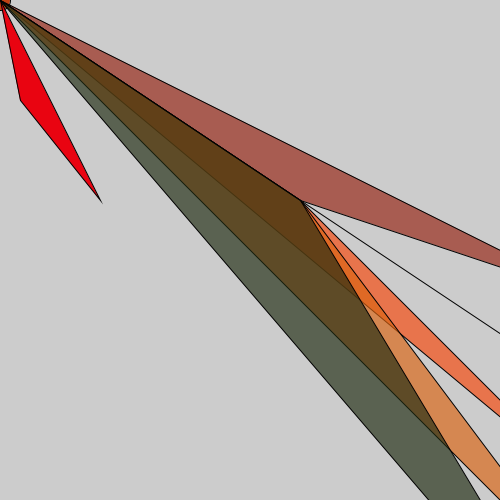
Frame 1 (no input)
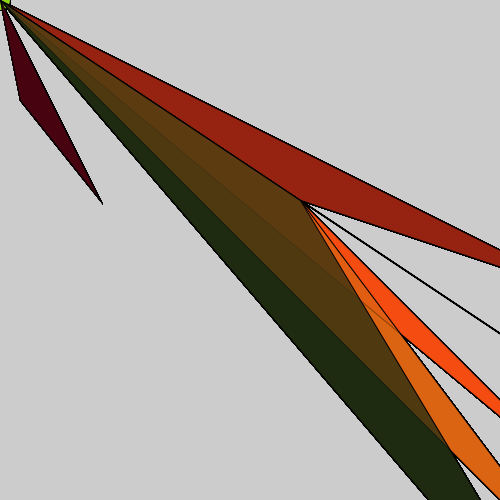
Frame 60 (the mouse pressed at the canvas centre just before this capture)
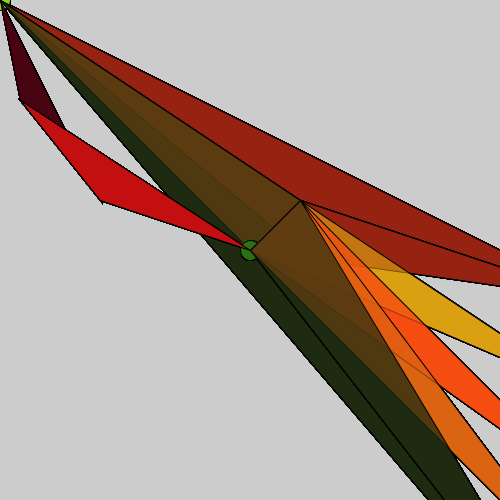
Frame 120 (the mouse held since frame 60 and released just before this capture)

The Processing sketch that drew these frames (run headless with seeded random() and noise(); from frame 60 on, the mouse is pressed at the canvas centre):

// Processing sketch: processing_56409
// ── processing_56409.pde

//**Coding by Alexandra Schaefer & Hideaki Matsui**// 
//**Edited by Cecilia Chen, YSDN 2012**//
//**Interactivity 1 Project 2d**// 

PImage echo;
 
void setup(){
size (500, 500);
smooth();
echo= createImage(width, height, RGB);
imageMode(CENTER);
}
 
void draw() {
  //if this si first frame dont display image
  if (frameCount <= 200){
    // do nothing
  } else {
      //else display image but scale it
      pushMatrix();
      scale(1.05);
      image(echo, width/2, height/2);
      popMatrix();
  }
  // draw any animation we want
  fill(random(300), random(255), 20);
  ellipse(mouseX, mouseY, 20, 20);
  fill(random(245),random(17),17);
triangle(mouseX,mouseY,20,100,100,200);
fill(150,34,17,167);
triangle(mouseX,mouseY,600,300,300,200);
fill(220,158,17,143);
triangle(mouseX,mouseY,600,400,300,200);
fill(245,76,17,175);
triangle(mouseX,mouseY,600,500,300,200);
fill(218,100,17,167);
triangle(mouseX,mouseY,600,600,300,200);
fill(30,43,17,167);
triangle(mouseX,mouseY,600,700,300,200);
 


 
  //copy all pixels into echo
  echo= get();
}

void mouseDragged(){ 
  fill(111,10,83);
triangle(mouseX,mouseY,60,210,100,400);

  fill(111,194,196,50);
triangle(mouseX,mouseY,600,200,300,200);
 fill(245,12,17,167);
triangle(mouseX,mouseY,500,100,300,200);
fill(60,112,17,100);
triangle(mouseX,mouseY,400,100,300,200);
fill(50,158,157,18);
triangle(mouseX,mouseY,300,100,300,200);

 
} 
